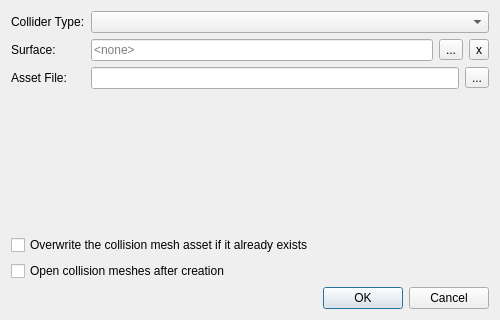
<?xml version="1.0" encoding="UTF-8"?>
<ui version="4.0">
 <class>CreateMeshColliderDlg</class>
 <widget class="QDialog" name="CreateMeshColliderDlg">
  <property name="geometry">
   <rect>
    <x>0</x>
    <y>0</y>
    <width>500</width>
    <height>320</height>
   </rect>
  </property>
  <property name="windowTitle">
   <string>Create Collider from Mesh</string>
  </property>
  <property name="windowIcon">
   <iconset resource="../../../../Tools/Libs/GuiFoundation/QtResources/resources.qrc">
    <normaloff>:/GuiFoundation/W-logo.svg</normaloff>:/GuiFoundation/W-logo.svg</iconset>
  </property>
  <layout class="QVBoxLayout" name="verticalLayout">
   <item>
    <layout class="QFormLayout" name="formLayout">
     <item row="0" column="0">
      <widget class="QLabel" name="labelType">
       <property name="text">
        <string>Collider Type:</string>
       </property>
      </widget>
     </item>
     <item row="0" column="1">
      <widget class="QComboBox" name="ColliderType"/>
     </item>
     <item row="1" column="0">
      <widget class="QLabel" name="labelSurface">
       <property name="text">
        <string>Surface:</string>
       </property>
      </widget>
     </item>
     <item row="1" column="1">
      <layout class="QHBoxLayout" name="horizontalLayoutSurface">
       <item>
        <widget class="QLineEdit" name="SurfaceAsset">
         <property name="placeholderText">
          <string>&lt;none&gt;</string>
         </property>
        </widget>
       </item>
       <item>
        <widget class="QToolButton" name="SurfaceButton">
         <property name="text">
          <string>...</string>
         </property>
        </widget>
       </item>
       <item>
        <widget class="QToolButton" name="SurfaceClearButton">
         <property name="text">
          <string>x</string>
         </property>
        </widget>
       </item>
      </layout>
     </item>
     <item row="2" column="0">
      <widget class="QLabel" name="labelPath">
       <property name="text">
        <string>Asset File:</string>
       </property>
      </widget>
     </item>
     <item row="2" column="1">
      <layout class="QHBoxLayout" name="horizontalLayoutPath">
       <item>
        <widget class="QLineEdit" name="ColliderPath"/>
       </item>
       <item>
        <widget class="QToolButton" name="BrowseButton">
         <property name="text">
          <string>...</string>
         </property>
        </widget>
       </item>
      </layout>
     </item>
    </layout>
   </item>
   <item>
    <widget class="QLabel" name="WarningLabel">
     <property name="text">
      <string/>
     </property>
     <property name="wordWrap">
      <bool>true</bool>
     </property>
    </widget>
   </item>
   <item>
    <spacer name="verticalSpacer">
     <property name="orientation">
      <enum>Qt::Vertical</enum>
     </property>
     <property name="sizeHint" stdset="0">
      <size>
       <width>20</width>
       <height>13</height>
      </size>
     </property>
    </spacer>
   </item>
   <item>
    <widget class="QCheckBox" name="OverwriteExisting">
     <property name="text">
      <string>Overwrite the collision mesh asset if it already exists</string>
     </property>
    </widget>
   </item>
   <item>
    <widget class="QCheckBox" name="OpenAfterCreate">
     <property name="text">
      <string>Open collision meshes after creation</string>
     </property>
    </widget>
   </item>
   <item>
    <widget class="QDialogButtonBox" name="ButtonBox">
     <property name="standardButtons">
      <set>QDialogButtonBox::Cancel|QDialogButtonBox::Ok</set>
     </property>
    </widget>
   </item>
  </layout>
 </widget>
 <resources>
  <include location="../QtResources/resources.qrc"/>
  <include location="../../../../Tools/Libs/GuiFoundation/QtResources/resources.qrc"/>
  <include location="../../../../Editor/EditorFramework/QtResources/resources.qrc"/>
 </resources>
 <connections/>
</ui>
